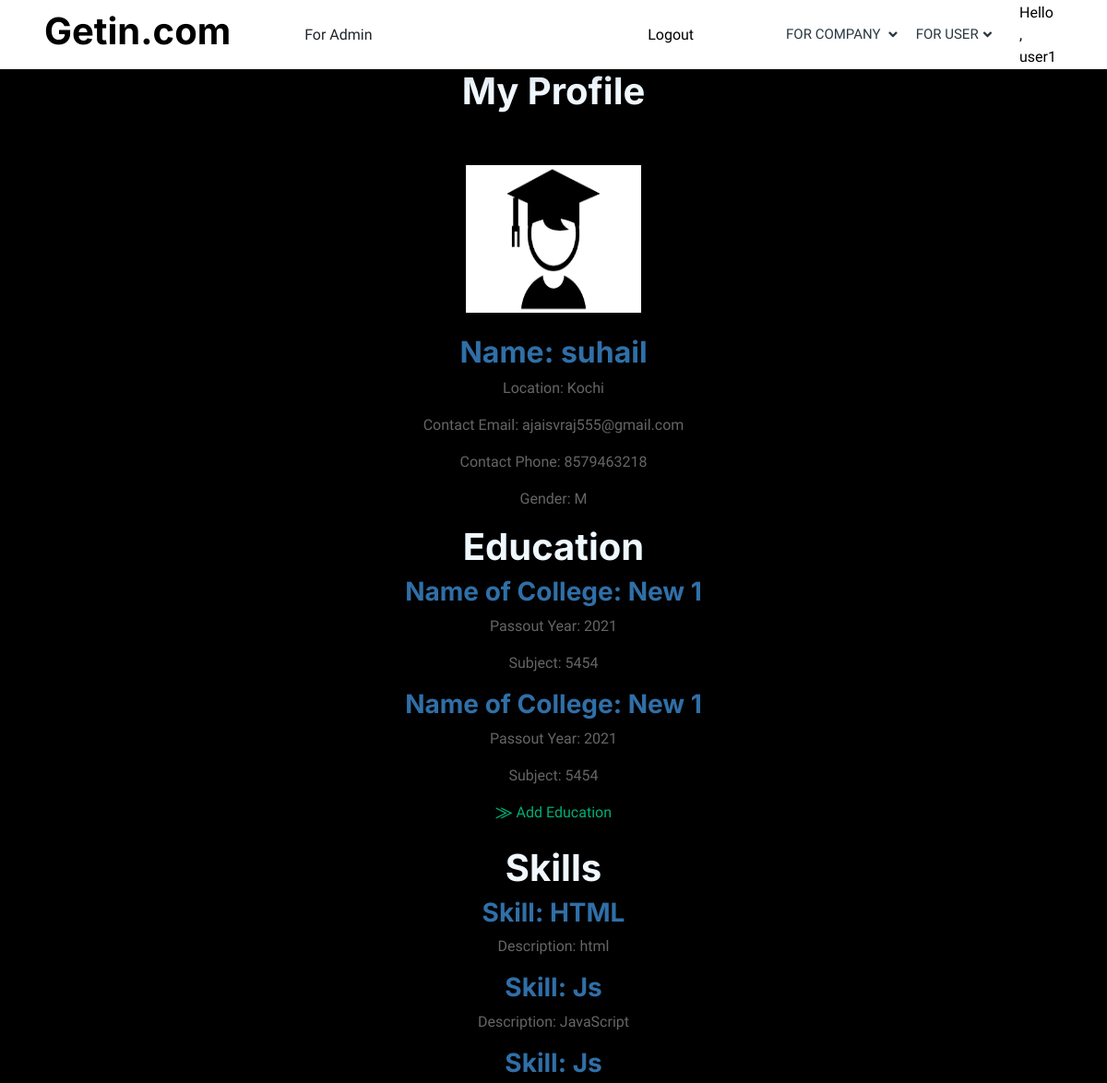
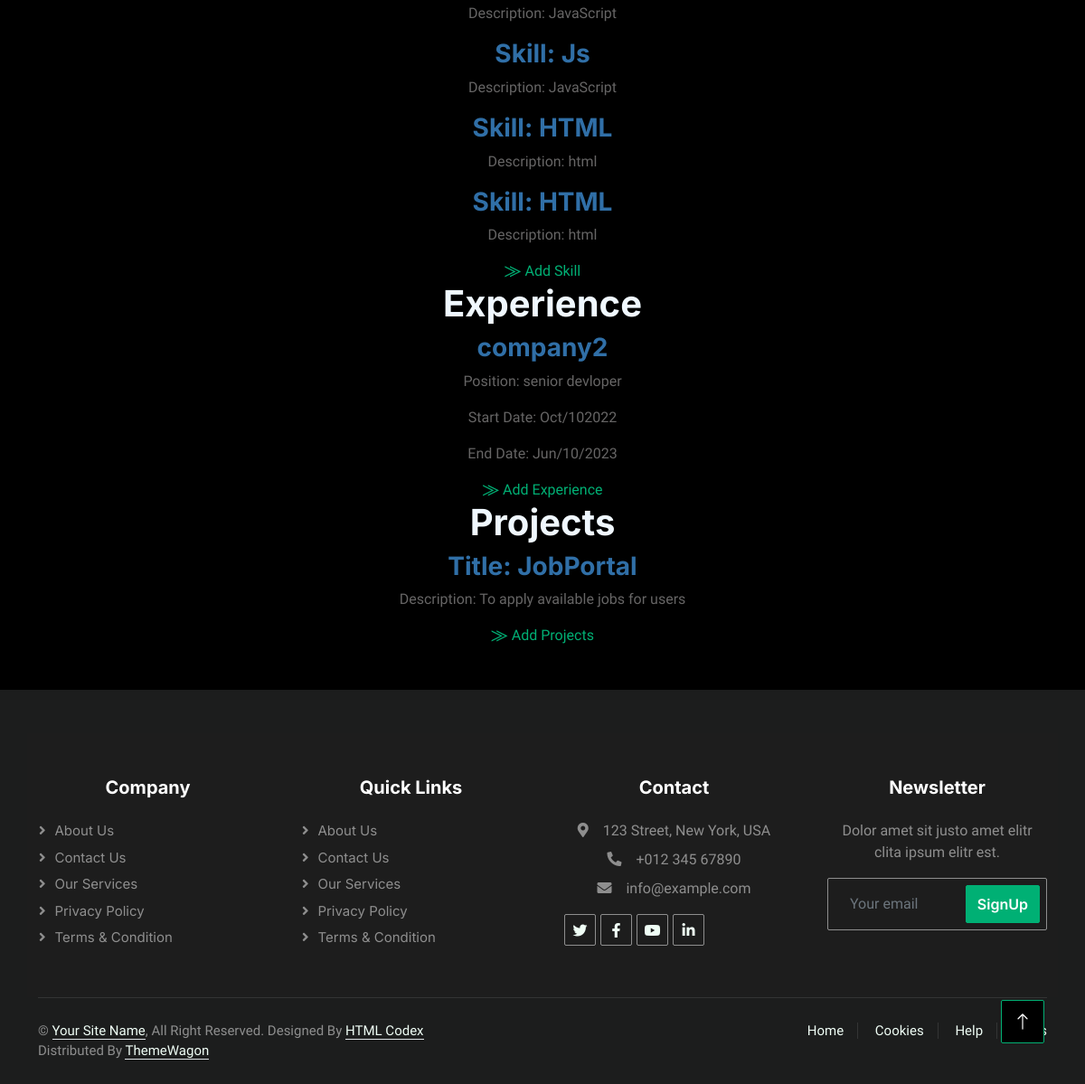
The page /user_profile_details/2/ (signed in) on the database its author committed (2 pictures, top to bottom).
### account/models.py (models this page shows, shortened)
class CustomUser(AbstractUser):
    class Role(models.TextChoices):
        ADMIN = "ADMIN", "Admin"
        USER = "USER", "User"
        COMPANY = "COMPANY", "Company"
    base_role = Role.ADMIN
    role = models.CharField(max_length=50, choices=Role.choices)

### user/models.py (models this page shows, shortened)
class UserProfile(models.Model):
    GENDER_CHOICES = (
        ('M', 'Male'),
        ('F', 'Female'),
        ('O', 'Other'),
    )
    user = models.OneToOneField(User,on_delete=models.CASCADE,null=True)
    gender = models.CharField(max_length=1,choices=GENDER_CHOICES,null=True)
    name = models.CharField(max_length=100)
    location = models.CharField(max_length=100)
    cont_email = models.EmailField()
    cont_phone = models.CharField(max_length=20)
    profile_image = models.ImageField(upload_to='profile_images/', null=True, blank=True)

class AddEducation(models.Model):
    user = models.ForeignKey(User,on_delete=models.CASCADE)
    name_of_college = models.CharField(max_length=100,null= True)
    passout_year = models.CharField(max_length=100,null=True)
    subject = models.CharField(max_length=100,null= True)

class AddSkills(models.Model):
    user = models.ForeignKey(User,on_delete=models.CASCADE)
    skill_name = models.CharField(max_length=100)
    description = models.TextField(blank=True)

class AddExperience(models.Model):
    user = models.ForeignKey(User,on_delete=models.CASCADE)
    company_name = models.CharField(max_length=100,null=True)
    position = models.CharField(max_length=100,null=True)
    start_date = models.CharField(max_length=100,null=True)
    end_date = models.CharField(max_length=100,null=True)

class AddProject(models.Model):
    user = models.ForeignKey(User,on_delete=models.CASCADE)
    title = models.CharField(max_length=100)
    description = models.TextField()

### user/decorators.py (the view)
    def wrappeer(request,*args,**kwargs):
        if not request.user.is_authenticated:
            return redirect('user_login')
        else:
            if request.user.role != 'USER':
                return render(request, "unauthorized.html")
        return function(request,*args,**kwargs)

### user/views.py (called while the page is built)
@user_login_required
def user_profile_details(request,id):
    profile_details = UserProfile.objects.get(id=id)
    add_education = AddEducation.objects.filter(user=profile_details.user)
    add_skill = AddSkills.objects.filter(user=profile_details.user)
    add_experience = AddExperience.objects.filter(user=profile_details.user)
    add_projects = AddProject.objects.filter(user=profile_details.user)
    context = {
        'profileview':profile_details,
        'education_list': add_education,
        'skill_list': add_skill,
        'experience_list': add_experience,
        'project_list': add_projects,
    }
    return render(request,'user/user_profile_details.html',context)

### templates/user/user_profile_details.html (shortened to what this page needs)
{% extends 'base.html' %}
{% block content %}
<div class="container">
<h1 style="color: aliceblue; text-decoration: double;">My Profile</h1><br><br>
{% if profileview.profile_image %}
        <img style="width: 190 ;height: 160;" src="{{ profileview.profile_image.url }}" alt="Profile Image">
    {% else %}
        <p>No profile image available</p>
    {% endif %}
<br><br>
{% if profileview %}
    <h2 style="color: rgb(48, 111, 167);">Name: {{ profileview.name }}</h2>
    <p>Location: {{ profileview.location }}</p>
    <p>Contact Email: {{ profileview.cont_email }}</p>
    <p>Contact Phone: {{ profileview.cont_phone }}</p>
    <p>Gender: {{ profileview.gender }}</p>
{% else %}
    <p>User profile not found.</p>
{% endif %}
</div>
<div class="container">
    <h1 style="color: aliceblue;">Education</h1>
    {% for add_education in education_list %}
      <div>
        <h3 style="color: rgb(48, 111, 167);">Name of College: {{ add_education.name_of_college }}</h3>
        <p>Passout Year: {{ add_education.passout_year }}</p>
        <p>Subject: {{ add_education.subject }}</p>
      </div>
    {% empty %}
      <p>No educations added yet.</p>
    {% endfor %}
    <a href="{% url 'add_education' %}">⨠ Add Education</a><br><br>
  </div>
<div class="container">
  <h1 style="color: aliceblue;">Skills</h1>
    {% for add_skill in skill_list %}
      <div>
        <h3 style="color: rgb(48, 111, 167);"> Skill: {{ add_skill.skill_name }}</h3>
        <p>Description: {{ add_skill.description }}</p>
      </div>
    {% empty %}
      <p>No skills added yet.</p>
    {% endfor %}
    <a href="{% url 'add_skill' %}">⨠ Add Skill</a>
  </div>
<div class="container">
  <h1 style="color: aliceblue;">Experience</h1>
    {% for add_experience in experience_list %}
      <div>
        <h3 style="color: rgb(48, 111, 167);">{{ add_experience.company_name }}</h3>
        <p>Position: {{ add_experience.position }}</p>
        <p>Start Date: {{ add_experience.start_date }}</p>
        <p>End Date: {{ add_experience.end_date }}</p>
      </div>
    {% empty %}
      <p>No Experiences added yet.</p>
    {% endfor %}
    <a href="{% url 'add_experience' %}">⨠ Add Experience</a>
  </div>
<div class="container">
  <h1 style="color: aliceblue;">Projects</h1>
    {% for add_projects in project_list %}
      <div>
        <h3 style="color: rgb(48, 111, 167);">Title: {{ add_projects.title }}</h3>
        <p>Description: {{ add_projects.description }}</p>
      </div>
    {% empty %}
      <p>No Projects added yet.</p>
    {% endfor %}
    <a href="{% url 'add_projects' %}">⨠ Add Projects</a>
  </div>
{% endblock %}

### templates/base.html (shortened to what this page needs)
{% load static %}
<head>
    <link href="https://cdnjs.cloudflare.com/ajax/libs/font-awesome/5.10.0/css/all.min.css" rel="stylesheet">
    <link href="https://cdn.jsdelivr.net/npm/bootstrap-icons@1.4.1/font/bootstrap-icons.css" rel="stylesheet">
    <link href="{% static 'lib/animate/animate.min.css' %}" rel="stylesheet">
    <link href="{% static 'lib/owlcarousel/assets/owl.carousel.min.css' %}" rel="stylesheet">
    <link href="{% static 'css/bootstrap.min.css' %}" rel="stylesheet">
    <link href="{% static 'css/style.css' %}" rel="stylesheet">
</head>
<body>
    <!DOCTYPE html>
    <html lang="en">
    <div class="container-xxl.bg-primary.bg-gradient p-0">
        <nav class="navbar navbar-expand-lg bg-white navbar-light shadow sticky-top p-0">
            <a href="{% url 'user_index' %}" class="navbar-brand d-flex align-items-center text-center py-0 px-4 px-lg-5">
                <h1 class="getin">Getin.com</h1>
            </a>
            <div class="collapse navbar-collapse" id="navbarCollapse">
                <a href="{% url 'admin_home' %}" class="dropdown-item">For Admin</a>
                <div class="navbar-nav ms-auto p-4 p-lg-0">
                    {% if request.user.is_authenticated %}
                    <a style="margin-top: 25px; margin-right: 100px; color: #000000;" href="{% url 'logout_user' %}"> Logout</a>
                   {% endif %}
                    <div class="nav-item dropdown">
                        {% if request.user.is_authenticated %}
                        <a style="margin-right: 20px;" href="#" class="nav-link dropdown-toggle" data-bs-toggle="dropdown">For Company                                                                                                                          </a>
                    </div>
                    <div class="nav-item dropdown">
                        <a href="#" class="nav-link dropdown-toggle" data-bs-toggle="dropdown">For User</a>
                            {% endif %}
                    </div>
                </div>
                {% if request.user.is_authenticated %}
                        <a  style="text-decoration: none; margin-right: 55px; color: #000000;" href="{% url 'user_profileview' %}">Hello , {{ request.user.username }}</a>
                        {% else %}
                <p>Please log in to access this content.</p>
                        {% endif %}
            </div>
        </nav>
        {% block content %}
        {% endblock %}
 <div style="background-color: #1c1d1d !important;"     class="container-fluid bg-dark text-white-50 footer pt-5 mt-5 wow fadeIn" data-wow-delay="0.1s">
    <div style="background-color: #1d1d1d;" class="container py-5">
        <div  class="row g-5">
            <div  class="col-lg-3 col-md-6">
                <h5 class="text-white mb-4">Company</h5>
                <a class="btn btn-link text-white-50" href="">About Us</a>
                <a class="btn btn-link text-white-50" href="">Contact Us</a>
                <a class="btn btn-link text-white-50" href="">Our Services</a>
                <a class="btn btn-link text-white-50" href="">Privacy Policy</a>
                <a class="btn btn-link text-white-50" href="">Terms & Condition</a>
            </div>
            <div class="col-lg-3 col-md-6">
                <h5 class="text-white mb-4">Quick Links</h5>
                <a class="btn btn-link text-white-50" href="">About Us</a>
                <a class="btn btn-link text-white-50" href="">Contact Us</a>
                <a class="btn btn-link text-white-50" href="">Our Services</a>
                <a class="btn btn-link text-white-50" href="">Privacy Policy</a>
                <a class="btn btn-link text-white-50" href="">Terms & Condition</a>
            </div>
            <div class="col-lg-3 col-md-6">
                <h5 class="text-white mb-4">Contact</h5>
                <p class="mb-2"><i class="fa fa-map-marker-alt me-3"></i>123 Street, New York, USA</p>
                <p class="mb-2"><i class="fa fa-phone-alt me-3"></i>+012 345 67890</p>
                <p class="mb-2"><i class="fa fa-envelope me-3"></i>info@example.com</p>
                <div class="d-flex pt-2">
                    <a class="btn btn-outline-light btn-social" href=""><i class="fab fa-twitter"></i></a>
                    <a class="btn btn-outline-light btn-social" href=""><i class="fab fa-facebook-f"></i></a>
                    <a class="btn btn-outline-light btn-social" href=""><i class="fab fa-youtube"></i></a>
                    <a class="btn btn-outline-light btn-social" href=""><i class="fab fa-linkedin-in"></i></a>
                </div>
            </div>
            <div class="col-lg-3 col-md-6">
                <h5 class="text-white mb-4">Newsletter</h5>
                <p>Dolor amet sit justo amet elitr clita ipsum elitr est.</p>
                <div class="position-relative mx-auto" style="max-width: 400px;">
                    <input class="form-control bg-transparent w-100 py-3 ps-4 pe-5" type="text" placeholder="Your email">
                    <button type="button" class="btn btn-primary py-2 position-absolute top-0 end-0 mt-2 me-2">SignUp</button>
                </div>
            </div>
        </div>
    </div>
    <div class="container">
        <div class="copyright">
            <div class="row">
                <div class="col-md-6 text-center text-md-start mb-3 mb-md-0">
                    &copy; <a class="border-bottom" href="#">Your Site Name</a>, All Right Reserved.
                    Designed By <a class="border-bottom" href="https://htmlcodex.com">HTML Codex</a>
                    </br>Distributed By <a class="border-bottom" href="https://themewagon.com" target="_blank">ThemeWagon</a>
                </div>
                <div class="col-md-6 text-center text-md-end">
                    <div class="footer-menu">
                        <a href="">Home</a>
                        <a href="">Cookies</a>
                        <a href="">Help</a>
                        <a href="">FQAs</a>
                    </div>
                </div>
            </div>
        </div>
    </div>
</div>
<a style="background-color: #000000;" href="#" class="btn btn-lg btn-primary btn-lg-square back-to-top"><i class="bi bi-arrow-up"></i></a>
</div>
</body>
</html>

### static/css/style.css (style rules this page uses)
:root { --primary: #00B074; --secondary: #2B9BFF; --light: #EFFDF5; --dark: #2B3940; }
.back-to-top { position: fixed; display: none; right: 45px; bottom: 45px; z-index: 99; }
.btn { font-family: 'Inter', sans-serif; font-weight: 600; transition: .5s; }
.btn.btn-primary, .btn.btn-secondary { color: #FFFFFF; }
.btn-lg-square { width: 48px; height: 48px; }
.btn-square, .btn-sm-square, .btn-lg-square { padding: 0; display: flex; align-items: center; justify-content: center; font-weight: normal; border-radius: 2px; }
.navbar .dropdown-toggle::after { border: none; content: "\f107"; font-family: "Font Awesome 5 Free"; font-weight: 900; vertical-align: middle; margin-left: 5px; transition: .5s; }
.navbar-dark .navbar-nav .nav-link, .navbar-light .navbar-nav .nav-link { margin-right: 30px; padding: 25px 0; color: #FFFFFF; font-size: 15px; text-transform: uppercase; outline: none; }
.navbar-light .navbar-brand, .navbar-light a.btn { height: 75px; }
.navbar-light .navbar-nav .nav-link { color: var(--dark); font-weight: 500; }
.navbar-light.sticky-top { top: -100px; transition: .5s; }
.footer .btn.btn-social { margin-right: 5px; width: 35px; height: 35px; display: flex; align-items: center; justify-content: center; color: var(--light); border: 1px solid rgba(255,255,255,0.5); border-radius: 2px; transition: .3s; }
.footer .btn.btn-link { display: block; margin-bottom: 5px; padding: 0; text-align: left; font-size: 15px; font-weight: normal; text-transform: capitalize; transition: .3s; }
.footer .btn.btn-link::before { position: relative; content: "\f105"; font-family: "Font Awesome 5 Free"; font-weight: 900; margin-right: 10px; }
.footer .form-control { border-color: rgba(255,255,255,0.5); }
.footer .copyright { padding: 25px 0; font-size: 15px; border-top: 1px solid rgba(256, 256, 256, .1); }
.footer .copyright a { color: var(--light); }
.footer .footer-menu a { margin-right: 15px; padding-right: 15px; border-right: 1px solid rgba(255, 255, 255, .1); }
.footer .footer-menu a:last-child { margin-right: 0; padding-right: 0; border-right: none; }

### templates/base.html (style rules this page uses)
body { background-color: rgb(0, 0, 0); }
.getin { color: #000000 !important; }

### templates/user/user_profile_details.html (style rules this page uses)
.container { text-align: center; }

### rows shown on the page
CustomUser: user.username "user1"
UserProfile: profile_image (picture), name "suhail", location "Kochi", cont_email "ajaisvraj555@gmail.com", cont_phone "8579463218", gender "M"
AddEducation: name_of_college "New 1", passout_year "2021", subject "5454"
AddEducation: name_of_college "New 1", passout_year "2021", subject "5454"
AddSkills: skill_name "HTML", description "html"
AddSkills: skill_name "Js", description "JavaScript"
AddSkills: skill_name "Js", description "JavaScript"
AddSkills: skill_name "Js", description "JavaScript"
AddSkills: skill_name "HTML", description "html"
AddSkills: skill_name "HTML", description "html"
AddExperience: company_name "company2", position "senior devloper", start_date "Oct/102022", end_date "Jun/10/2023"
AddProject: title "JobPortal", description "To apply available jobs for users"
